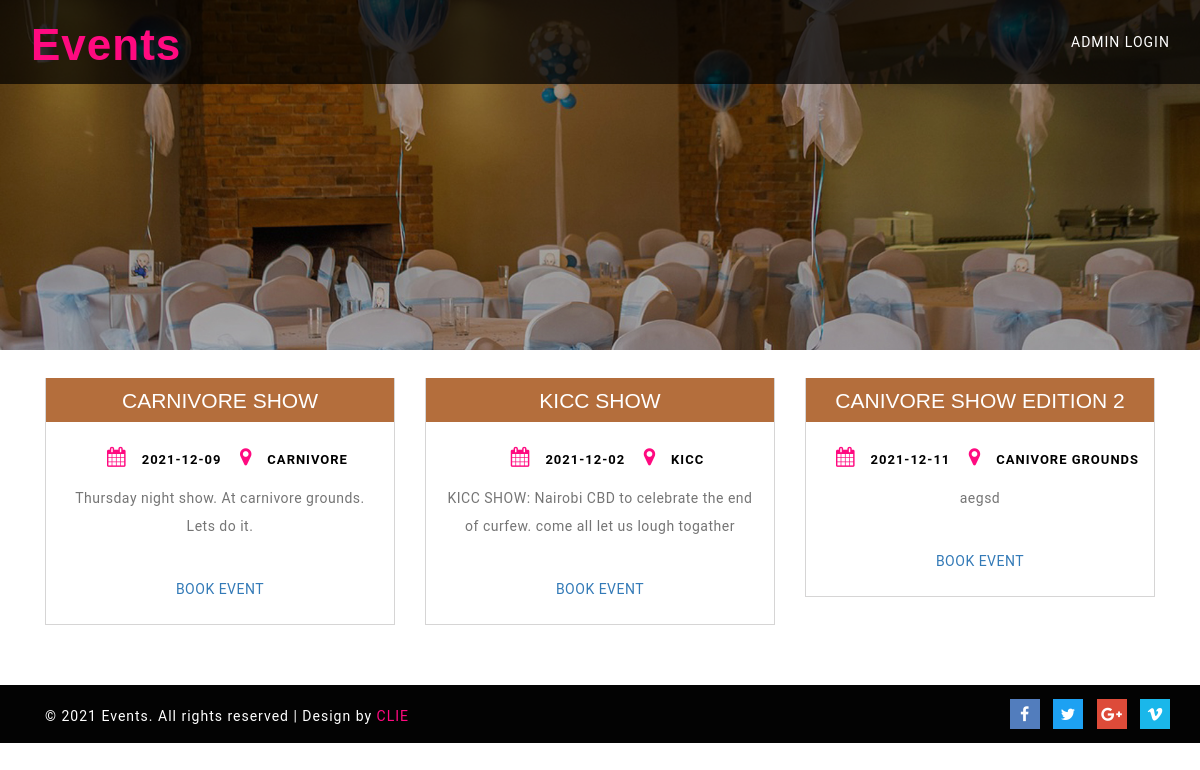
The page / on the database its author committed.
### tables this page shows
CREATE TABLE `events` (
  `id` varchar(10) NOT NULL,
  `name` varchar(50) NOT NULL,
  `description` text DEFAULT NULL,
  `event_venue` varchar(100) NOT NULL,
  `atendees` int(11) NOT NULL,
  `date` date DEFAULT NULL,
  `vip_tickets` int(11) DEFAULT NULL,
  `reg_tickets` int(11) DEFAULT NULL
);

### index.php (the view, shortened to what this page needs)
<!DOCTYPE html>
<?php
   include_once('include/config.php');
?>
<html lang="en">
<head>
<link href="csss/bootstrap.css" type="text/css" rel="stylesheet" media="all">
<link href="csss/style.css" type="text/css" rel="stylesheet" media="all">
<link href="csss/font-awesome.css" rel="stylesheet">
<link href="//fontss.googleapis.com/css?family=Josefin+Sans:300,400,600,700" rel="stylesheet">
<link href="//fontss.googleapis.com/css?family=Roboto" rel="stylesheet">
</head>
<body id="page-top" data-spy="scroll" data-target=".navbar-fixed-top">
	<div class="w3ls-banner-1">
		<div class="header-w3layouts">
			<nav class="navbar navbar-default navbar-fixed-top">
				<div class="container">
					<div class="navbar-header page-scroll">
						<h1><a class="navbar-brand" href="index.html">Events</a></h1>
					</div>
					<div class="collapse navbar-collapse navbar-ex1-collapse">
						<ul class="nav navbar-nav navbar-right">
							<li><a class="hvr-sweep-to-right" href="indexx.php">Admin Login</a></li>
						</ul>
					</div>
				</div>
			</nav>
		</div>
	</div>
		<div class="container">
				<div class="popular-grids"><?php
						$query = $conn->query("SELECT * FROM `events` ORDER BY `id` asc") or die(mysqli_error());
						while($fetch = $query->fetch_array()){
					?>
					<div class="col-md-4 popular-grid">
						<div class="popular-text">
							<h5><a href="book_event.php?id=<?php echo $fetch['id'] ?>" ><?php echo $fetch['name']?></a></h5>
							<div class="detail-bottom">
								<ul>
									<li><i class="fa fa-calendar" aria-hidden="true"></i><?php echo $fetch['date']?></li>
									<li><i class="fa fa-map-marker" aria-hidden="true"></i><?php echo $fetch['event_venue']?></li>
								</ul>
								<p><?php echo $fetch['description']?></p>
								<p><a href="book_event.php?id=<?php echo $fetch['id'] ?>" >BOOK EVENT</a></p>
							</div>
						</div>
					</div>
					<?php
						}
					?>
			</div>
		</div>
		<br/>
		<br/>
		<br/>
			<div class="copy-right">
				<div class="container">
				<div class="col-md-6 col-sm-6 col-xs-6 copy-right-grids">
						<div class="copy-left">
						<p>&copy; 2021 Events. All rights reserved | Design by <a href="#">CLIE</a></p>
						</div>
					</div>
				<div class="col-md-6 col-sm-6 col-xs-6 top-middle">
						<ul>
							<li><a href="#"><i class="fa fa-facebook"></i></a></li>
							<li><a href="#"><i class="fa fa-twitter"></i></a></li>
							<li><a href="#"><i class="fa fa-google-plus"></i></a></li>
							<li><a href="#"><i class="fa fa-vimeo"></i></a></li>
						</ul>
					</div>
					<div class="clearfix"></div>
					</div>
			</div>
</body>
</html>

### csss/style.css (style rules this page uses)
body { margin:0; font-family: 'Roboto', sans-serif; background: #fff; }
body a { transition: 0.5s all; -webkit-transition: 0.5s all; -moz-transition: 0.5s all; -o-transition: 0.5s all; -ms-transition: 0.5s all; text-decoration:none; outline:none; }
h1,h2,h3,h4,h5,h6 { margin:0; font-family: 'Josefin Sans', sans-serif; }
p { margin:0; }
ul,label { margin:0; padding:0; }
.navbar-brand { padding: 6px 16px; line-height: 44px; }
.navbar { margin-bottom: 0px; }
h1 a.navbar-brand { font-size: 44px; color: #ff0a80 !important; text-transform: capitalize; letter-spacing: 1px; font-family: 'Josefin Sans', sans-serif; font-weight: 600; }
nav.navbar.navbar-default.navbar-fixed-top { background: rgba(0, 0, 0, 0.71); border: none; padding: 1.2em 1em; -webkit-transition:.5s all; -moz-transition:.5s all; transition:.5s all; }
ul.nav.navbar-nav.navbar-right { margin-top: 5px; }
.navbar-default .navbar-nav > li > a { color: #fff; font-size: 1em; font-weight: 400; letter-spacing: 1px; text-transform: uppercase; }
.nav > li > a { position: relative; display: block; padding: 10px 15px!important; }
.hvr-sweep-to-right { display: inline-block; vertical-align: middle; -webkit-transform: perspective(1px) translateZ(0); transform: perspective(1px) translateZ(0); box-shadow: 0 0 1px transparent; position: relative; -webkit-transition-property: color; transition-property: color; -webkit-transition-duration: 0.3s; transition-duration: 0.3s; }
.hvr-sweep-to-right:before { content: ""; position: absolute; z-index: -1; top: 0; left: 0; right: 0; bottom: 0; background: #ff0a80; -webkit-transform: scaleX(0); transform: scaleX(0); -webkit-transform-origin: 0 50%; transform-origin: 0 50%; -webkit-transition-property: transform; transition-property: transform; -webkit-transition-duration: 0.3s; transition-duration: 0.3s; -webkit-transition-timing-function: ease-out; transition-timing-function: ease-out; }
.top-middle li { display: inline-block; }
.top-middle { text-align: right; padding: 0; }
.top-middle li { margin-left: 10px; }
.top-middle .fa-facebook { font-size: 16px; text-align: center; line-height: 29px; width: 30px; height: 30px; color: #ffffff; border: 1px solid #527dbd; background: #527dbd; transition: 0.5s all; -webkit-transition: 0.5s all; -moz-transition: 0.5s all; -o-transition: 0.5s all; -ms-transition: 0.5s all; }
.top-middle .fa-twitter { font-size: 16px; text-align: center; line-height: 29px; width: 30px; height: 30px; color: #ffffff; border: 1px solid #1da1f2; background: #1da1f2; transition: 0.5s all; -webkit-transition: 0.5s all; -moz-transition: 0.5s all; -o-transition: 0.5s all; -ms-transition: 0.5s all; }
.top-middle .fa-google-plus { font-size: 16px; text-align: center; line-height: 29px; width: 30px; height: 30px; color: #ffffff; border: 1px solid #dd4b39; background: #dd4b39; transition: 0.5s all; -webkit-transition: 0.5s all; -moz-transition: 0.5s all; -o-transition: 0.5s all; -ms-transition: 0.5s all; }
.top-middle .fa-vimeo { font-size: 16px; text-align: center; line-height: 29px; width: 30px; height: 30px; color: #ffffff; border: 1px solid #1ab7ea; background: #1ab7ea; transition: 0.5s all; -webkit-transition: 0.5s all; -moz-transition: 0.5s all; -o-transition: 0.5s all; -ms-transition: 0.5s all; }
.header-w3layouts { position: absolute; top: 0; z-index: 99; text-align: center; left: 0; width: 100%; }
.w3ls-banner-1 { background: url(../imagess/1.jpg) no-repeat 0px 0px; background-size: cover; -webkit-background-size: cover; -moz-background-size: cover; -o-background-size: cover; -moz-background-size: cover; min-height:350px; }
.copy-right { padding: 1em 0; background: #030303; }
.copy-right p { color: #FFF; letter-spacing: 1px; margin-top: 7px; }
.copy-right p a { color: #ff0a80; }
.popular-text { text-align: center; border: 1px double rgba(189, 187, 187, 0.61); border-top: none; background: #fff; }
.popular-grid h5 a { display:block; font-size: 1.5em; font-weight: 500; color: #ffffff; background: #b46e3c; padding: 0.5em; margin: 0px 0 25px; text-transform: capitalize; }
.detail-bottom ul li { list-style: none; display: inline; color: #000; font-size: 13px; font-weight: 600; letter-spacing: 1px; }
.detail-bottom ul li i { color: #ff0a80; font-size: 20px; padding: 0 15px; }
.popular-grid p { font-size: 14px; letter-spacing: .5px; line-height: 28px; padding: 1em 1em 1.5em; color: #757575; }
.popular-grid { padding-top: 2em; }

### rows shown on the page
events: name "CARNIVORE SHOW", date "2021-12-09", event_venue "CARNIVORE", description "Thursday night show. At carnivore grounds. Lets do it."
events: name "KICC SHOW", date "2021-12-02", event_venue "KICC", description "KICC SHOW: Nairobi CBD to celebrate the end of curfew. come all let us lough togather"
events: name "CANIVORE SHOW EDITION 2", date "2021-12-11", event_venue "CANIVORE GROUNDS", description "aegsd"
